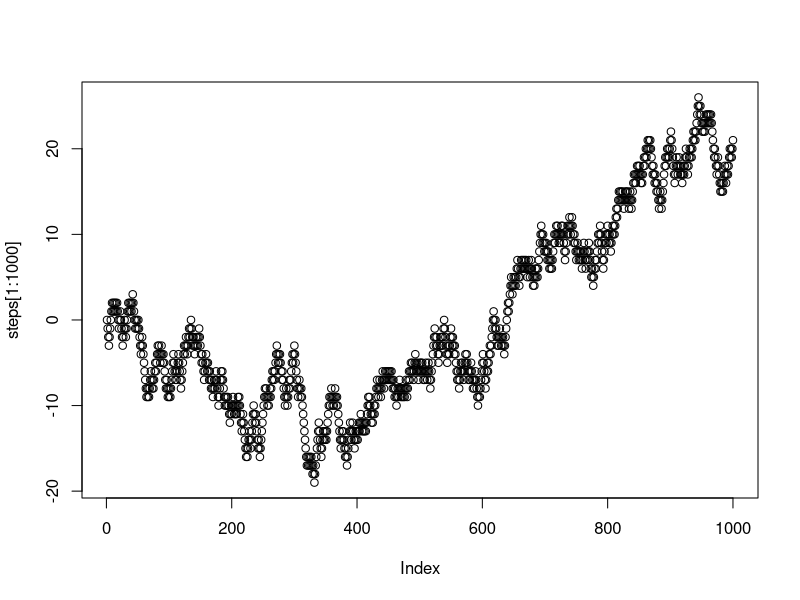

Recreate this plot in R.
## ---- chunk 1
knitr::opts_chunk$set(echo = TRUE)
## ---- chunk 2
samparagraph <- ("Shortly after their arrival in Yharnam, the player finds their first Lamp. They light it, and are transported to a spectral realm called the Hunter's Dream, which acts as both a sanctuary and workshop. The player encounters two entities: Gehrman, an elderly, wheelchair-bound man who provides advice to Hunters like the player; and the Doll, a living life-size doll that assists the player in leveling up and emotionally bonds with the Hunter over the course of the game. Gehrman informs the player that in order to obtain the blood they seek and escape the dream, they must hunt down the various monsters plaguing Yharnam, and halt the source of the plague. As the Hunter delves deeper into the city, they begin to learn its dark secrets, as well as the origin of the plague ravaging it. Long ago, the residents of Yharnam began worshiping ancient, eldritch cosmic beings known as the Great Ones after scholars from the College of Byrgenwerth discovered something referred to as a medium in the ruins of an ancient, highly advanced civilization that Yharnam was built on top of. The Great Ones provided the healing blood Yharnam was famous for, which is also the source of the plague.")

bbletters <- unlist(strsplit(samparagraph,split= ""))
bblowered <- tolower(bbletters)
lettercount<-table(bblowered)
lettercount<-data.frame(lettercount)

library(dplyr)
bbgraph <-lettercount%>%
  filter(bblowered %in% letters == TRUE)
totalbb <- sum(bbgraph$Freq)

bbgraph <- bbgraph %>%
  mutate(probabilities= Freq/totalbb)

knitr::kable(bbgraph)

#25% got to the part where I lower cased all the letters, couldnt figure out how to remove punctuation

## ---- chunk 3

q2let <- sample(bbgraph$bblowered,50*5,replace=TRUE,
                prob= bbgraph$probabilities)

mystring <- matrix(q2let,ncol=5)

randomq2 <- c()
for (i in 1:dim(mystring)[1]){
  randomq2[i] <- paste(mystring[i,], collapse="")
}

randomq2

#75% pretty much just used the example from earlier and used prior q variables

## ---- chunk 4

steps <- c(0)

for(i in 1:10000){
  coin <- sample(c(1,-1),1)
  steps[i+1] <- steps[i]+coin
}

plot(steps[1:1000])

#0% approached it the completely wrong way
## ---- chunk 5
min(steps)
max(steps)

#100% seemed pretty straightforward
## ---- chunk 6
logicstep <- sign(steps)
sequencing <- c()
counter <- 0

for(i in 1:length(logicstep)){
  if(logicstep[i] ==0){
    sequencing <- c(sequencing,counter)
    counter <- 0
  } else {
    counter <- counter+logicstep[i]
  }
}

max(sequencing)

#5% I knew the max part at the end, thats about it
